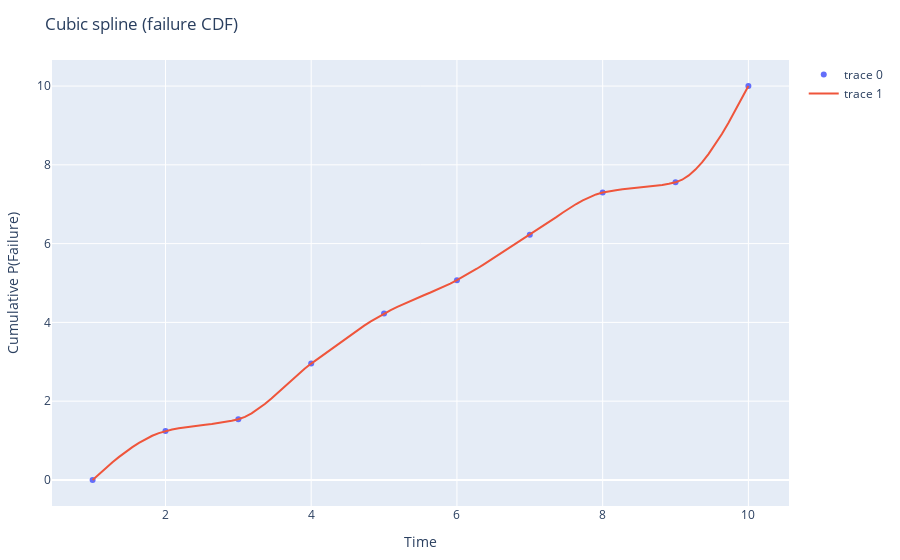

Notebook cell for this chart:
### Code cell
# Construct failure CDF by fitting a cubic smoothing spline - Hymans cubic smoothing function
using PCHIPInterpolation

println(length(xs))
println(length(ys))

itp = Interpolator(xs, ys)

x_range = range(xs[1], stop=xs[end], length=100)
y_interpolated = [itp(x) for x in x_range]

trace_org = scatter(x=xs, y=ys, mode="markers")

trace_itp = scatter(x=x_range, y=y_interpolated, mode="lines")

plot([trace_org, trace_itp], Layout(yaxis_title="Cumulative P(Failure)", xaxis_title="Time", title="Cubic spline (failure CDF)"))
